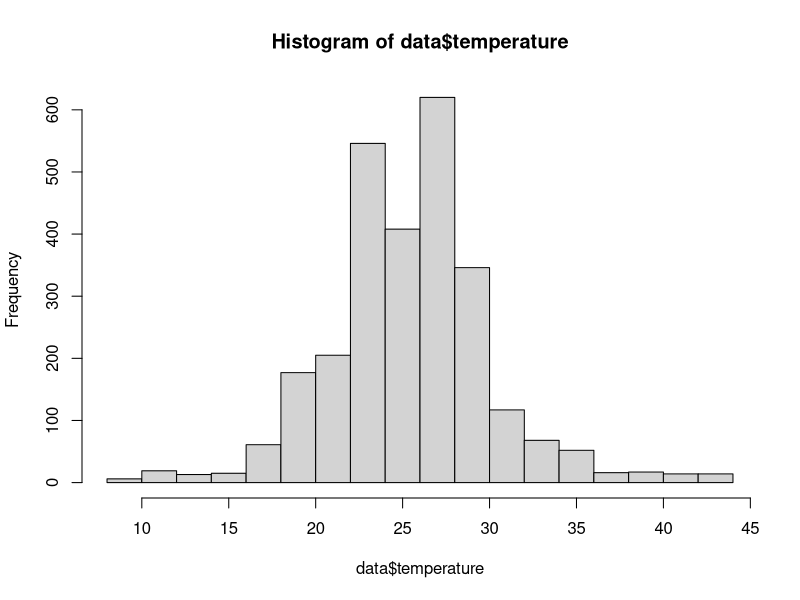
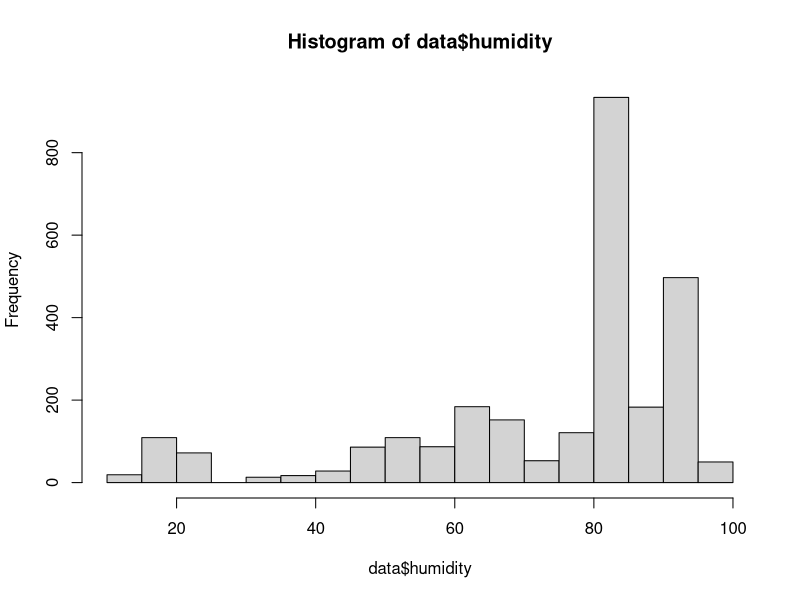
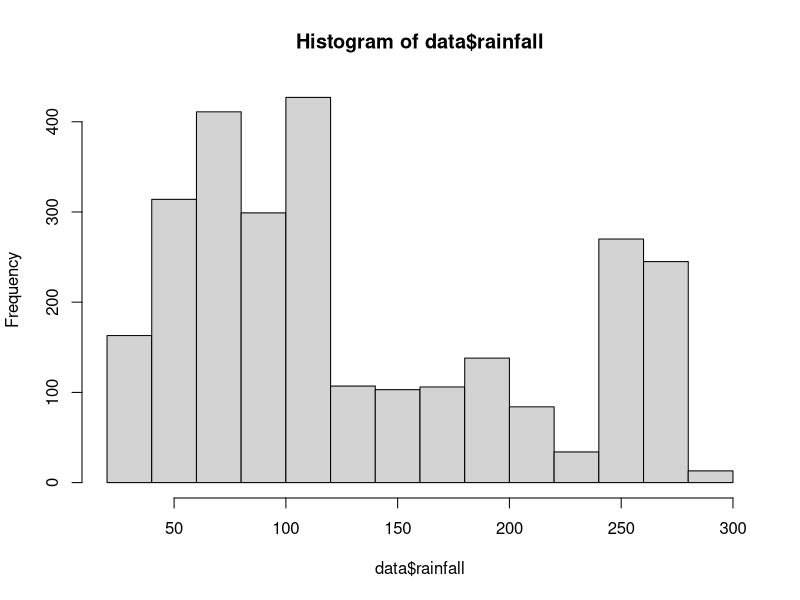
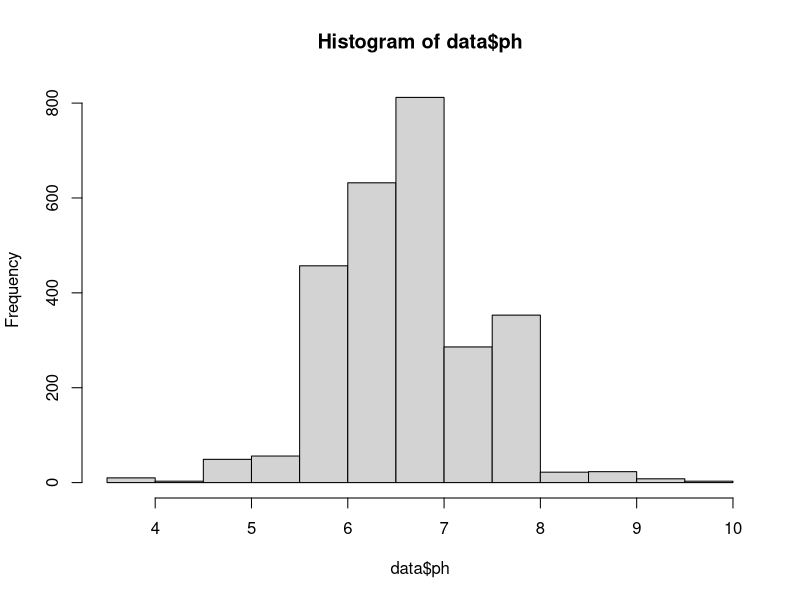
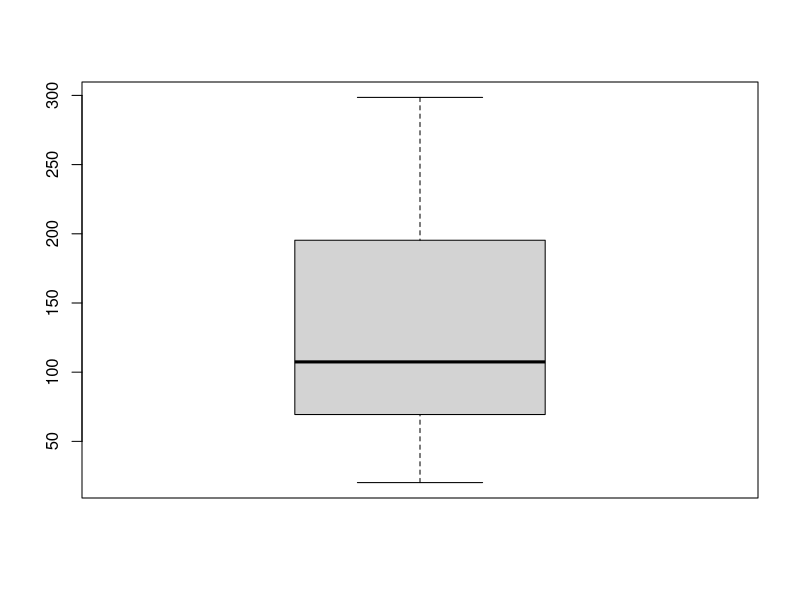
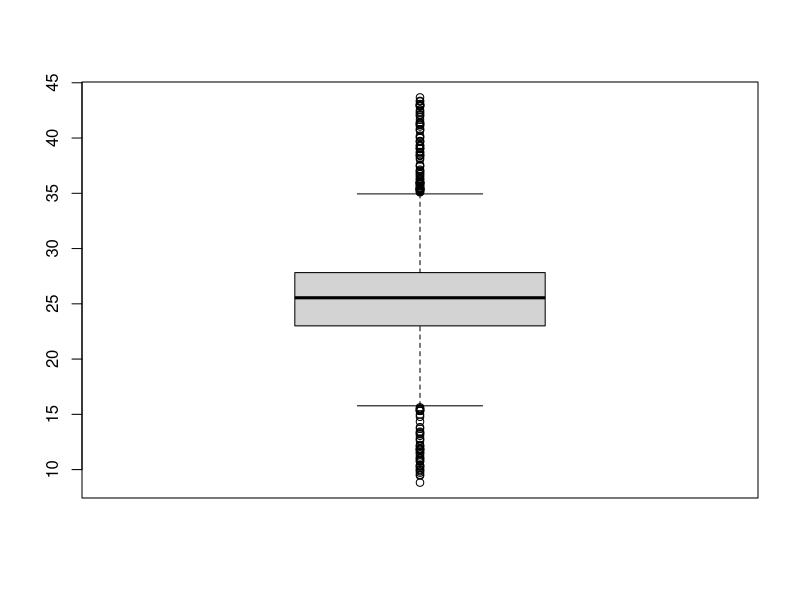

Source code (R) for these figures, in order:
# Clear workspace
rm(list = ls())

# Load data
data <- read.csv("Crop_recommendation.csv")

# View data
head(data)
tail(data)

# Check size and columns
dim(data)
names(data)
str(data)

# Check missing values
colSums(is.na(data))

#duplicate values
sum(duplicated(data))

# Summary stats
summary(data)

# Numeric columns only
num_cols <- sapply(data, is.numeric)
numeric_data <- data[, num_cols]

# Mean, SD, Min, Max
stats <- data.frame(
  Mean = sapply(numeric_data, mean),
  SD = sapply(numeric_data, sd),
  Variance = sapply(numeric_data, var),
  Min = sapply(numeric_data, min),
  Max = sapply(numeric_data, max)
)

print(stats)

# Class distribution
table(data$label)
prop.table(table(data$label))

# Histograms
hist(data$temperature)
hist(data$humidity)
hist(data$rainfall)
hist(data$ph)

# Boxplots
boxplot(data$rainfall)
boxplot(data$temperature)

# Correlation matrix
cor_matrix <- cor(numeric_data)
print(cor_matrix)


# Skewness
library(e1071)


sapply(numeric_data, skewness)

# Save stats
write.csv(stats, "summary_statistics.csv", row.names = TRUE)

# End
